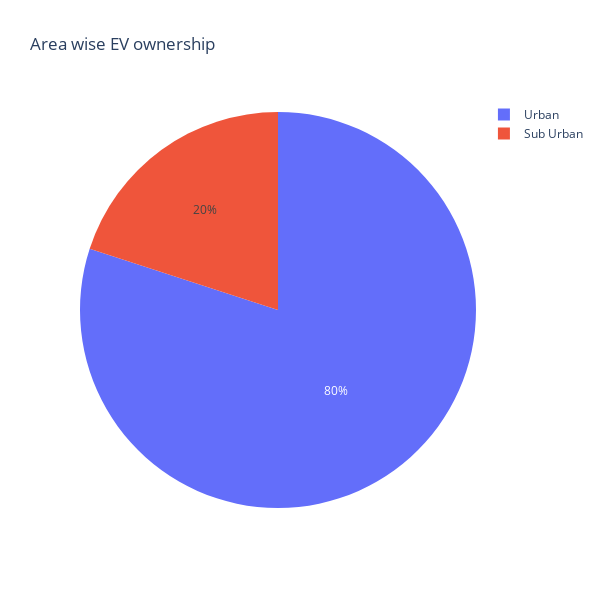

Notebook code for this chart:
### Code cell
fig = px.pie(names=Area_of_Living, values=Area_of_Living_count, title='Area wise EV ownership',width=600, height=600)
fig.show()

### Figure 1 — Plotly figure (JSON) as saved in the notebook; plotly's stock layout.template omitted (floating-point values rounded to 4 significant figures)
{"data": [{"domain": {"x": [0, 1], "y": [0, 1]}, "hovertemplate": "label=%{label}<br>value=%{value}<extra></extra>", "labels": ["Urban", "Sub Urban"], "legendgroup": "", "name": "", "showlegend": true, "type": "pie", "values": [20, 5]}], "layout": {"height": 600, "legend": {"tracegroupgap": 0}, "title": {"text": "Area wise EV ownership"}, "width": 600}}
